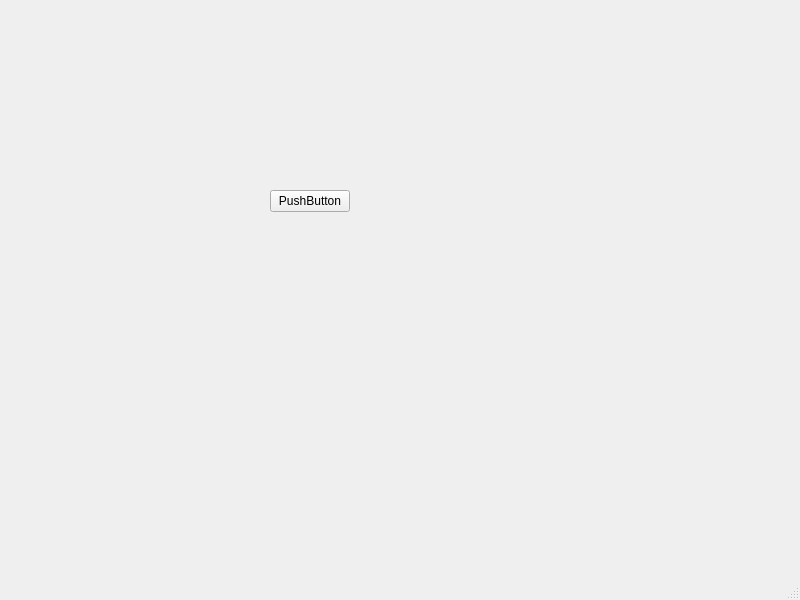
<?xml version="1.0" encoding="UTF-8"?>
<ui version="4.0">
 <class>MainWindow</class>
 <widget class="QMainWindow" name="MainWindow">
  <property name="geometry">
   <rect>
    <x>0</x>
    <y>0</y>
    <width>800</width>
    <height>600</height>
   </rect>
  </property>
  <property name="windowTitle">
   <string>MainWindow</string>
  </property>
  <widget class="QWidget" name="centralwidget">
   <widget class="QPushButton" name="pushButton">
    <property name="geometry">
     <rect>
      <x>270</x>
      <y>190</y>
      <width>80</width>
      <height>22</height>
     </rect>
    </property>
    <property name="text">
     <string>PushButton</string>
    </property>
   </widget>
  </widget>
  <widget class="QMenuBar" name="menubar">
   <property name="geometry">
    <rect>
     <x>0</x>
     <y>0</y>
     <width>800</width>
     <height>19</height>
    </rect>
   </property>
  </widget>
  <widget class="QStatusBar" name="statusbar"/>
 </widget>
 <resources/>
 <connections/>
</ui>
